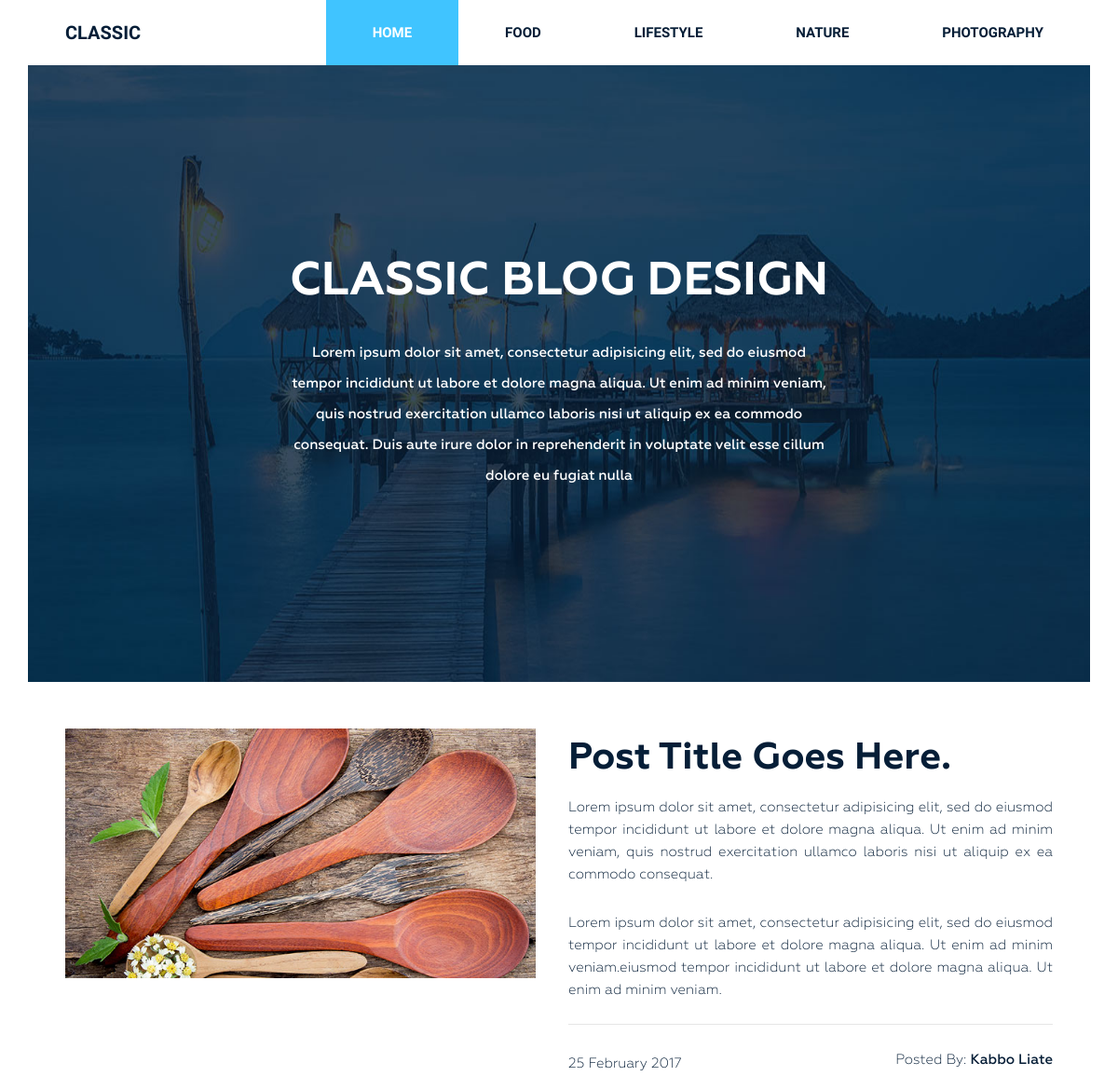
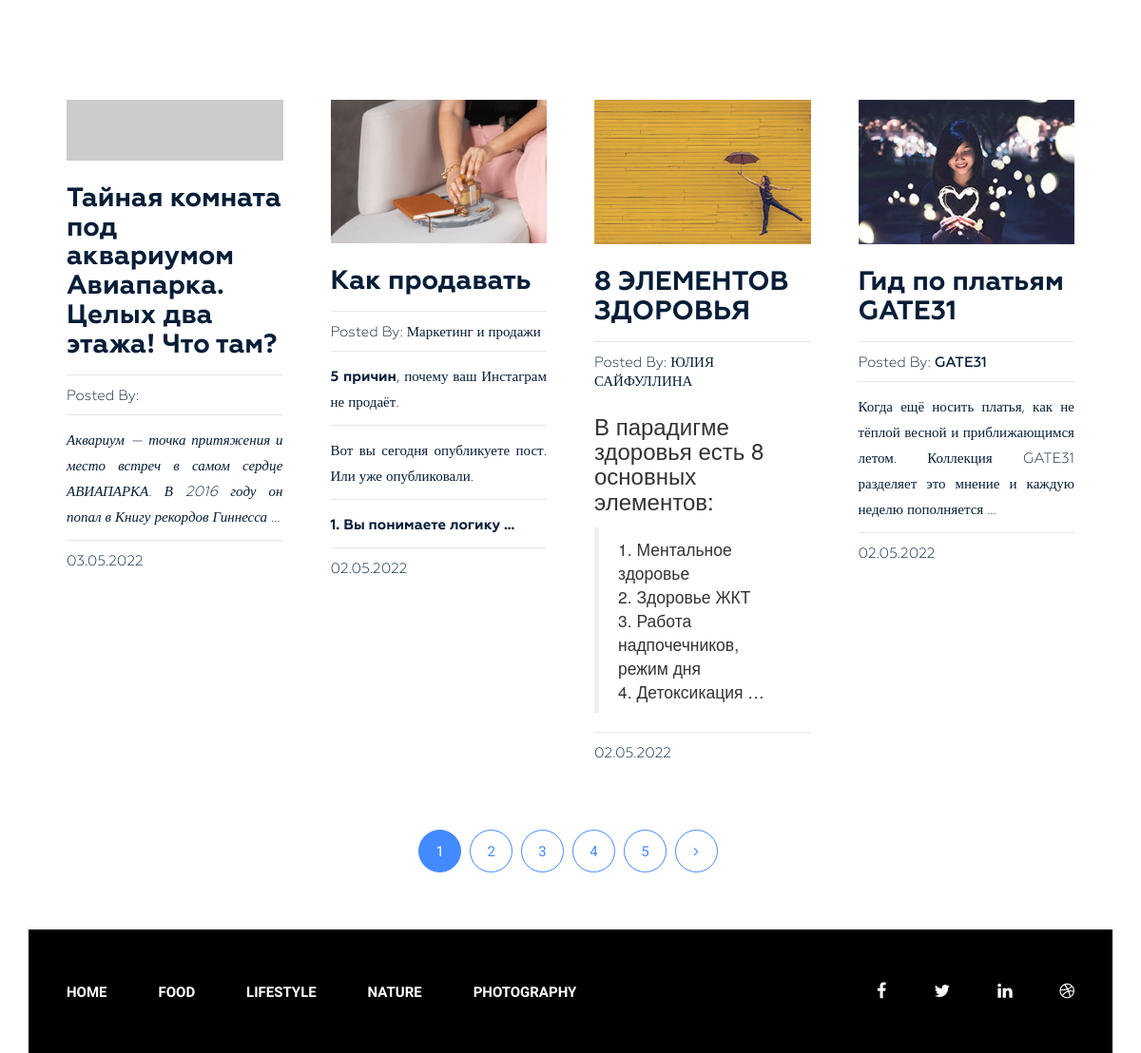
The page / on the database its author committed (2 pictures, top to bottom).
### Burgers/models.py (models this page shows, shortened)
class Category(models.Model):
    title = models.CharField(max_length=255)
    slug = models.SlugField(max_length=255, verbose_name='Url', unique=True)
    def get_absolute_url(self):
        return reverse('category', kwargs={"slug": self.slug})
    class Meta:
        ordering = ['title']
        verbose_name_plural = 'Категории'

class Post(models.Model):
    title = models.CharField(max_length=255)
    slug = models.SlugField(max_length=255)
    author = models.CharField(max_length=100)
    content = models.TextField(blank=True)
    created_at = models.DateTimeField(auto_now_add=True, verbose_name='Дата публикации')
    photo = models.ImageField(upload_to='photos/%Y/%m/%d/', blank=True)
    views = models.IntegerField(default=0, verbose_name='кол-во просмотров')
    category = models.ForeignKey(Category, on_delete=models.PROTECT, related_name='posts')
    tags = models.ManyToManyField(Tag, blank=True, related_name='posts')
    class Meta:
        ordering = ['-created_at']
        verbose_name_plural = 'Посты'
    def get_absolute_url(self):
        return reverse('post', kwargs={"slug": self.slug})

### Burgers/views.py (the view)
# urls.py: path('', Home.as_view(), name='home'),
class Home(ListView):
    model = Post
    template_name = 'Burgers/index.html'
    context_object_name = 'posts'
    paginate_by = 4
    def get_context_data(self, *, object_list=None, **kwargs):
        context = super().get_context_data(**kwargs)
        context['title'] = 'Classic Blog Design'
        return context

### Burgers/templatetags/menu.py (called while the page is built)
@register.inclusion_tag('Burgers/menu_tpl.html')
def show_menu(menu_class='menu'):
    categories = Category.objects.all()
    return {"categories":categories, "menu_class":menu_class}

### Burgers/templates/Burgers/index.html (shortened to what this page needs)
{% extends 'base.html' %}
{% load static %}
{% block content %}
<section class="bg-text-area">
    <div class="container">
        <div class="row">
            <div class="col-md-12">
                <div class="bg-text">
                    <h3>Classic BLOG Design</h3>
                    <p>Lorem ipsum dolor sit amet, consectetur adipisicing elit, sed do eiusmod tempor incididunt ut
                        labore et dolore magna aliqua. Ut enim ad minim veniam, quis nostrud exercitation ullamco
                        laboris nisi ut aliquip ex ea commodo consequat. Duis aute irure dolor in reprehenderit in
                        voluptate velit esse cillum dolore eu fugiat nulla </p>
                </div>
            </div>
        </div>
    </div>
</section>
<section class="blog-post-area">
    <div class="container">
        <div class="row">
            <div class="blog-post-area-style">
                <div class="col-md-12">
                    <div class="single-post-big">
                        <div class="big-image">
                            <img src="{% static 'img/post-image1.jpg' %}" alt="">
                        </div>
                        <div class="big-text">
                            <h3><a href="#">Post Title Goes Here.</a></h3>
                            <p>Lorem ipsum dolor sit amet, consectetur adipisicing elit, sed do eiusmod tempor
                                incididunt ut labore et dolore magna aliqua. Ut enim ad minim veniam, quis nostrud
                                exercitation ullamco laboris nisi ut aliquip ex ea commodo consequat.</p>
                            <p>Lorem ipsum dolor sit amet, consectetur adipisicing elit, sed do eiusmod tempor
                                incididunt ut labore et dolore magna aliqua. Ut enim ad minim veniam.eiusmod tempor
                                incididunt ut labore et dolore magna aliqua. Ut enim ad minim veniam.</p>
                            <h4><span class="date">25 February 2017</span><span class="author">Posted By: <span
                                    class="author-name">Kabbo Liate</span></span>
                            </h4>
                        </div>
                    </div>
                </div>
                {% for post in posts %}
                <div class="col-md-3">
                    <div class="single-post">
                        {% if post.photo %}
                        <img src="{{ post.photo.url }}" alt="{{post.title}}">
                        {% else %}
                        <img src="https://picsum.photos/id/1060/300/201/?blur=2" alt="{{post.title}}">
                        {% endif %}
                        <h3><a href="{{ post.get_absolute_url }}">{{ post.title }}</a></h3>
                        <h4><span>Posted By: <span class="author-name">{{ post.author }}</span></span>
                        </h4>
                        {{ post.content|truncatewords_html:20|safe }}
                        <h4><span>{{post.created_at|date:"d.m.Y"}}</span></h4>
                    </div>
                </div>
                {% endfor %}
            </div>
        </div>
    </div>
    <div class="pegination">
        <div class="nav-links">
            <span class="page-numbers current">1</span>
            <a class="page-numbers" href="#">2</a>
            <a class="page-numbers" href="#">3</a>
            <a class="page-numbers" href="#">4</a>
            <a class="page-numbers" href="#">5</a>
            <a class="page-numbers" href="#"><i class="fa fa-angle-right" aria-hidden="true"></i></a>
        </div>
    </div>
</section>
{% endblock %}

### Burgers/templates/Burgers/menu_tpl.html
<div class="{{menu_class}}">
    <ul>
        <li><a href="{% url 'home' %}">Home</a></li>
        {% for item in categories %}
        <li><a href="{{ item.get_absolute_url }}">{{ item.title }}</a></li>
        {% endfor %}
    </ul>
</div>

### Store/static/style.css (style rules this page uses)
.wrapper header.header .menu { margin: 0 }
.wrapper header.header .menu ul { float: right; margin: 0; padding: 0; margin-right: 4px; }
.wrapper header.header .menu ul li { display: inline-block; list-style: outside none none; margin: 0 -4px 0 0; }
.wrapper header.header .menu ul li a { color: rgb(6, 30, 55); font-family: "Raleway", sans-serif; font-size: 15px; font-weight: 600; line-height: 70px; padding: 26px 50px; text-decoration: none; text-transform: uppercase; }
.wrapper header.header .menu ul li.active a { background: #40c4ff; color: #fff; }
.wrapper section.bg-text-area .bg-text { background-image: url(img/bg-iamges.jpg); background-size: 100% 100%; padding: 205px 280px; }
.wrapper section.bg-text-area .bg-text h3 { color: #fff; font-family: Geometria; font-size: 50px; font-weight: 700; text-align: center; text-transform: uppercase; margin: 0; }
.wrapper section.bg-text-area .bg-text p { color: #fff; font-family: Geometria; font-size: 15px; font-weight: 500; line-height: 33px; margin: 32px 0 0; text-align: center; }
section.blog-post-area { margin-top: 50px; }
section.blog-post-area .big-image { float: left; width: 50%; padding-right: 35px; }
section.blog-post-area .big-text { float: right; width: 50%; padding-right: 20px; }
section.blog-post-area img { width: 100%; }
section.blog-post-area .big-text h3 { margin: 10px 0 0; }
section.blog-post-area .big-text h3 a { font-family: Geometria; font-weight: 700; font-size: 40px; color: #061e37; text-decoration: none; }
section.blog-post-area .big-text p { color: #061e37; font-family: Geometria; font-size: 15px; font-weight: 400; line-height: 24px; padding-top: 18px; text-align: justify; text-decoration: none; }
section.blog-post-area .big-text h4 { margin-top: 25px; padding-top: 30px; position: relative; }
section.blog-post-area .big-text h4::before { background: #e6e6e6 none repeat scroll 0 0; content: ""; height: 1px; position: absolute; top: 0; width: 100%; }
section.blog-post-area .single-post { padding-right: 20px; margin: 100px 0px 0px; }
section.blog-post-area h4 span { font-family: Geometria; font-weight: 400; font-size: 15px; color: #061e37; text-decoration: none; }
section.blog-post-area .big-text h4 span.author { float: right }
section.blog-post-area h4 span.author-name { font-weight: 500; }
.blog-post-area .single-post h3 a { font-family: Geometria; font-size: 28px; font-weight: 700; text-decoration: none; color: #061e37; }
.blog-post-area .single-post p { color: #061e37; font-family: Geometria; font-size: 15px; font-weight: 400; line-height: 27px; padding-top: 14px; position: relative; text-align: justify; }
.blog-post-area .single-post h4 { margin-bottom: 12px; padding-top: 10px; position: relative; }
.blog-post-area .single-post h4::before { background: #e6e6e6 none repeat scroll 0 0; content: ""; height: 1px; position: absolute; top: 0; width: 100%; }
.blog-post-area .single-post p::before { background: #e6e6e6 none repeat scroll 0 0; content: ""; height: 1px; position: absolute; top: 0; width: 100%; }
.blog-post-area .single-post h3 { margin: 25px 0 15px; }
.blog-post-area .pegination { margin-top: 60px; margin-bottom: 60px; }
.blog-post-area .pegination .nav-links { margin: 0; padding: 0; text-align: center; }
.blog-post-area .pegination .nav-links .page-numbers { border: 1px solid #448aff; border-radius: 50%; color: #448aff; display: inline-block; font-family: "Roboto", sans-serif; font-size: 15px; font-weight: 400; height: 45px; line-height: 45px; list-style: outside none none; margin-right: 5px; text-align: center; width: 45px; }
.blog-post-area .blog-post-area-style { margin: 0 20px 0 40px; }
.blog-post-area .pegination .nav-links .page-numbers.current { background: #448aff; color: #fff; }
.blog-post-area .pegination .nav-links a { text-decoration: none; }
.wrapper footer.footer .footer-menu { margin: 0 }
.wrapper footer.footer .footer-menu ul { line-height: 130px; margin: 0; padding: 0; }
.wrapper footer.footer .footer-menu ul li { display: inline; list-style: outside none none; margin: 0; padding: 30px 0px; }
.wrapper footer.footer .footer-menu ul li a { color: #fff; font-family: "Raleway", sans-serif; font-size: 15px; font-weight: 600; line-height: 70px; margin-left: 40px; padding: 26px 10px 26px 0; text-decoration: none; text-transform: uppercase; }

### rows shown on the page
Category: title "FOOD"
Category: title "LIFESTYLE"
Category: title "NATURE"
Category: title "PHOTOGRAPHY"
Post: title "Тайная комната под аквариумом Авиапарка. Целых два этажа! Что там?", content "Аквариум — точка притяжения и место встреч в самом сердце АВИАПАРКА. В 2016 году он попал в Книгу рекордов Гиннесса …", created_at "03.05.2022"
Post: photo (picture), title "Как продавать", author "Маркетинг и продажи", content "5 причин , почему ваш Инстаграм не продаёт. Вот вы сегодня опубликуете пост. Или уже опубликовали. 1. Вы понимаете логику …", created_at "02.05.2022"
Post: photo (picture), title "8 ЭЛЕМЕНТОВ ЗДОРОВЬЯ", author "ЮЛИЯ САЙФУЛЛИНА", content "В парадигме здоровья есть 8 основных элементов: 1. Ментальное здоровье 2. Здоровье ЖКТ 3. Работа надпочечников, режим дня 4. Детоксикация …", created_at "02.05.2022"
Post: photo (picture), title "Гид по платьям GATE31", author "GATE31", content "Когда ещё носить платья, как не тёплой весной и приближающимся летом. Коллекция GATE31 разделяет это мнение и каждую неделю пополняется …", created_at "02.05.2022"
